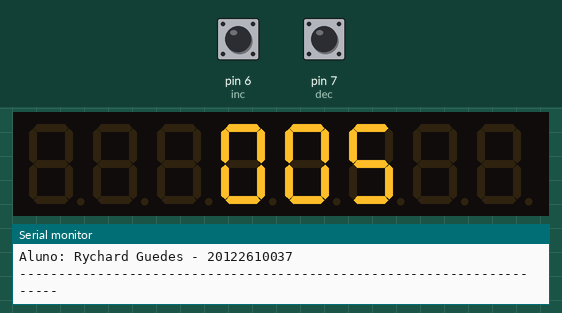
This sketch was run on a simulated Arduino Uno, built with avr-gcc and run on an emulated ATmega328P. Shown: 8-digit seven-segment display, the last lines printed to the serial monitor. The inputs (shaded band) are chosen by the test bench; at power-on: pin 6 (inc) HIGH, pin 7 (dec) HIGH.

Above: at 1.3 s.
1.4 s: pin 6 (inc) pulsed LOW 5 times (0.12 s each, 0.3 s apart)
At 3.0 s:
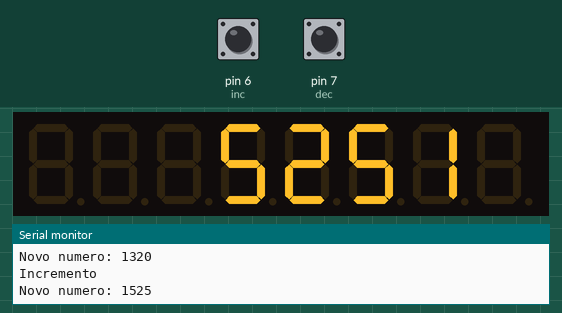
4.4 s: pin 7 (dec) pulsed LOW 2 times (0.12 s each, 0.3 s apart)
At 5.7 s:
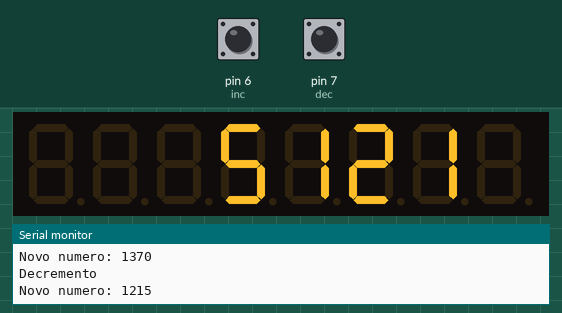
Timing chart, 0 to 7.4 s (numbered marks = the images above; inputs shaded):
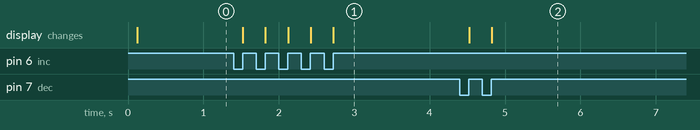

The sketch:

ass3.ino
```cpp
// Rychard Guedes - 20122610037

#include "LedControl.h"

LedControl lc = LedControl(12,11,10,1);

const int dec = 7, inc = 6;
boolean sub1, sub2, off;
int num_vec[5] = {0,0,0,0,0}, on_vec[5] = {0,0,0,0,0};
long count;

void defineNumbers(){
  num_vec[0] = count/10000;
  num_vec[1] = (count%10000)/1000;
  num_vec[2] = ((count%10000)%1000)/100;
  num_vec[3] = (((count%10000)%1000)%100)/10;
  num_vec[4] = ((((count%10000)%1000)%100)%10);

  boolean off = true;
  for(int i = 0; i < 4; i++){
    if(num_vec[i] != 0){
      off = false;
    }
    if(off){
      on_vec[i] = 1;
    } else {
      on_vec[i] = 0;
    }
  }
}

void showSerial(){
  Serial.print("Novo numero: ");
  Serial.println(count);
  Serial.println();
}

void setDisplay(){
  lc.clearDisplay(0);
  for(int i = 0; i < 5; i++)
    lc.setChar(on_vec[i],i,num_vec[i],false);
}

void setup() {
  Serial.begin(9600);
  Serial.println("IFPB - Campus Joao Pessoa - Contador (incremento/decremento) 0 - 99999");
  Serial.println("Aluno: Rychard Guedes - 20122610037");
  Serial.println("----------------------------------------------------------------------");
  lc.shutdown(0,false);     // Wake the lc up
  lc.setIntensity(0,8);     // Set the brightness to a medium values
  lc.clearDisplay(0);       // and clear the display
  count = 500;
  sub1 = sub2 = false;
  defineNumbers();
  setDisplay();
}


void loop() {

  if(!digitalRead(dec)){
    sub1 = true;
  }
  if(digitalRead(dec) && sub1){
    sub1 = false;
    count -= 155;
    if(count < 0)
      count = 0;
    Serial.println("Decremento");
    defineNumbers();
    showSerial();
    setDisplay();
  }

  if(!digitalRead(inc)){
    sub2 = true;
  }
  if(digitalRead(inc) && sub2){
    sub2 = false;
    count += 205;
    if(count > 99999)
      count = 99999;
    Serial.println("Incremento");
    defineNumbers();
    showSerial();
    setDisplay();
  }

}
```

Measured:
- after the input at 1.4 s, the display: first changes after 0.12 s (image 1 shows a later state)
- after the input at 4.4 s, the display: first changes after 0.12 s (image 2 shows a later state)
